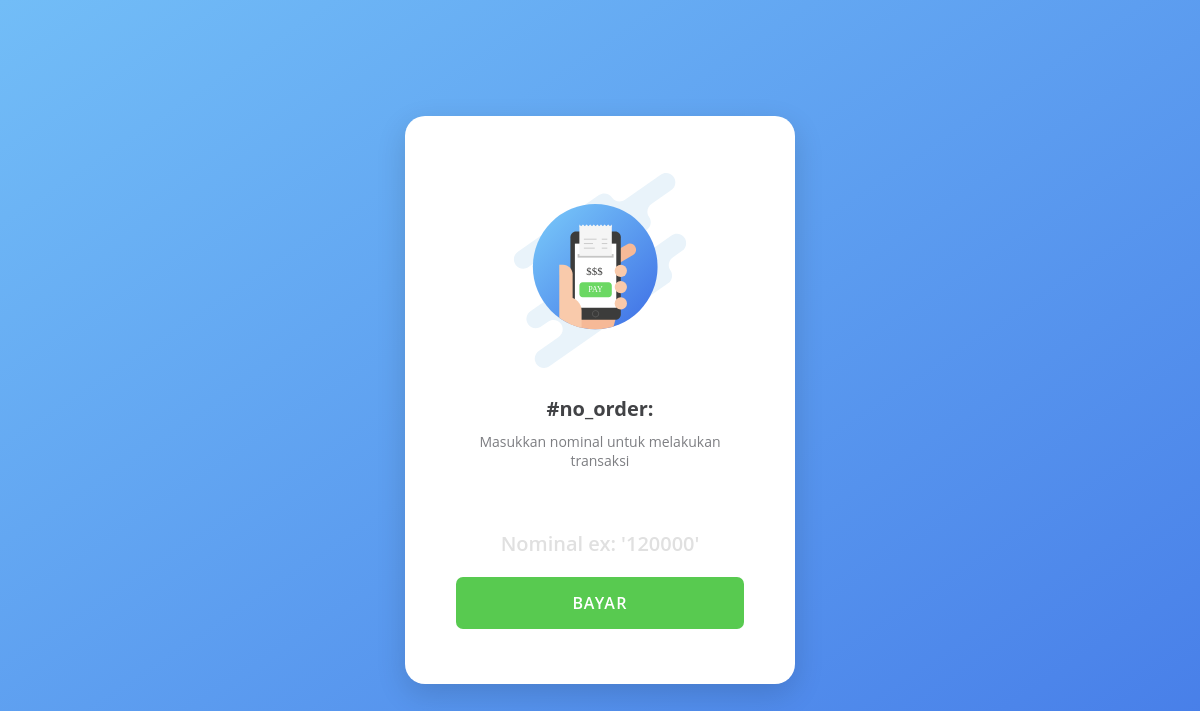
The page /detail_order/detail_ck/bayar.php?or_ck_number=CK-6852666 on the database as committed earlier.
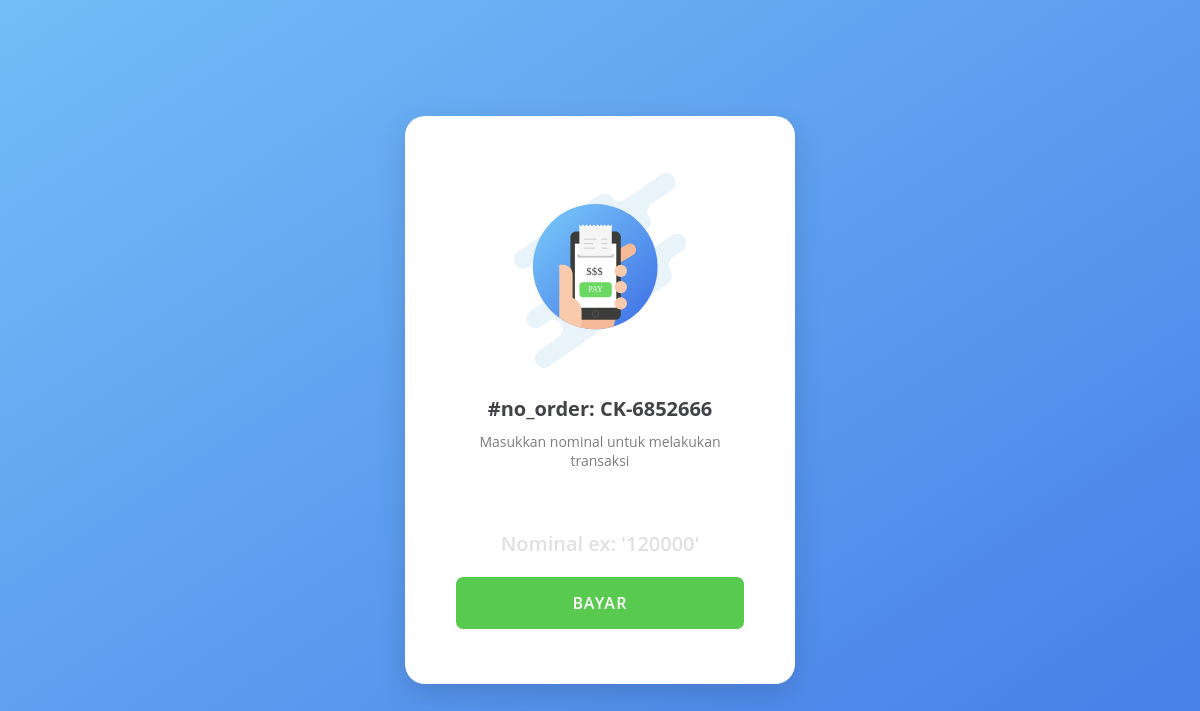
The same page on the database as committed later.
### tables this page shows
CREATE TABLE `tb_order_ck` (
  `id_order_ck` int(11) NOT NULL,
  `or_ck_number` varchar(10) DEFAULT NULL,
  `nama_pel_ck` varchar(100) NOT NULL,
  `no_telp_ck` char(13) NOT NULL,
  `alamat_ck` text NOT NULL,
  `jenis_paket_ck` varchar(100) NOT NULL,
  `wkt_krj_ck` varchar(30) DEFAULT NULL,
  `berat_qty_ck` int(11) NOT NULL,
  `harga_perkilo` int(11) DEFAULT NULL,
  `tgl_masuk_ck` date NOT NULL,
  `tgl_keluar_ck` date NOT NULL,
  `tot_bayar` double DEFAULT NULL,
  `keterangan_ck` text NOT NULL
);

### _functions.php (called while the page is built, shortened)
<?php
$host	= 'localhost';
$user = 'root';
$pass	= '';
$db	= 'laundry_app';
$koneksi = mysqli_connect($host,$user,$pass,$db);
function query($query){
	global $koneksi;
	$result = mysqli_query($koneksi, $query);
	$rows = [];
	while ($row = mysqli_fetch_assoc($result)) {
		$rows[] = $row;
	}
	return $rows;
}
function url($url = null){
	$url_utama = "http://localhost/rumah_laundry_6";
	if ($url != null) {
		return $url_utama . '/' . $url;
	}else{
		return $url_utama;
	}
}

### detail_order/detail_ck/bayar.php (the view, shortened to what this page needs)
<?php require_once('../../_functions.php');
   $nomor_or = $_GET['or_ck_number'];
   $data = query("SELECT * FROM tb_order_ck WHERE or_ck_number = '$nomor_or'")[0];
?>
<!DOCTYPE html>
<html lang="en">
<head>
   <link rel="stylesheet" href="<?=url('_assets/css/payments.css')?>">
</head>
<body>
<div class="card-payment">
   <div class="icon-header">
      <img src="<?=url('_assets/img/payment.svg')?>" alt="Icon Payment" width="178">
   </div>
   <div class="txt">
      <h3>#no_order: <?=$data['or_ck_number']?></h3>
      <p>Masukkan nominal untuk melakukan transaksi</p>
   </div>
   <form action="" method="post">
      <input type="text" name="nominal" required autofocus autocomplete="off" placeholder="Nominal ex: '120000'">
      <button type="submit" name="bayar">Bayar</button>
   </form>
</div>
</body>
</html>

Rows that differ between the two databases and show on the page:
added tb_order_ck: or_ck_number "CK-6852666"
